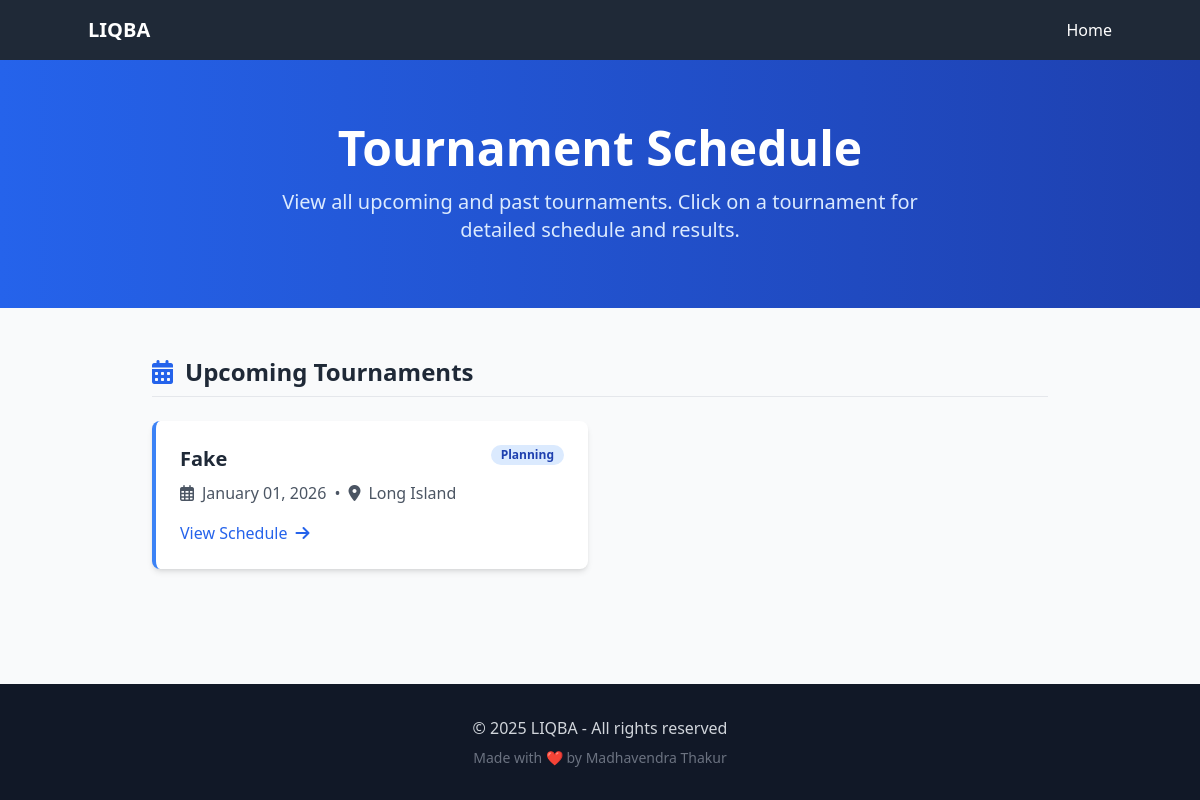
Before: /schedule/ with the older database file.
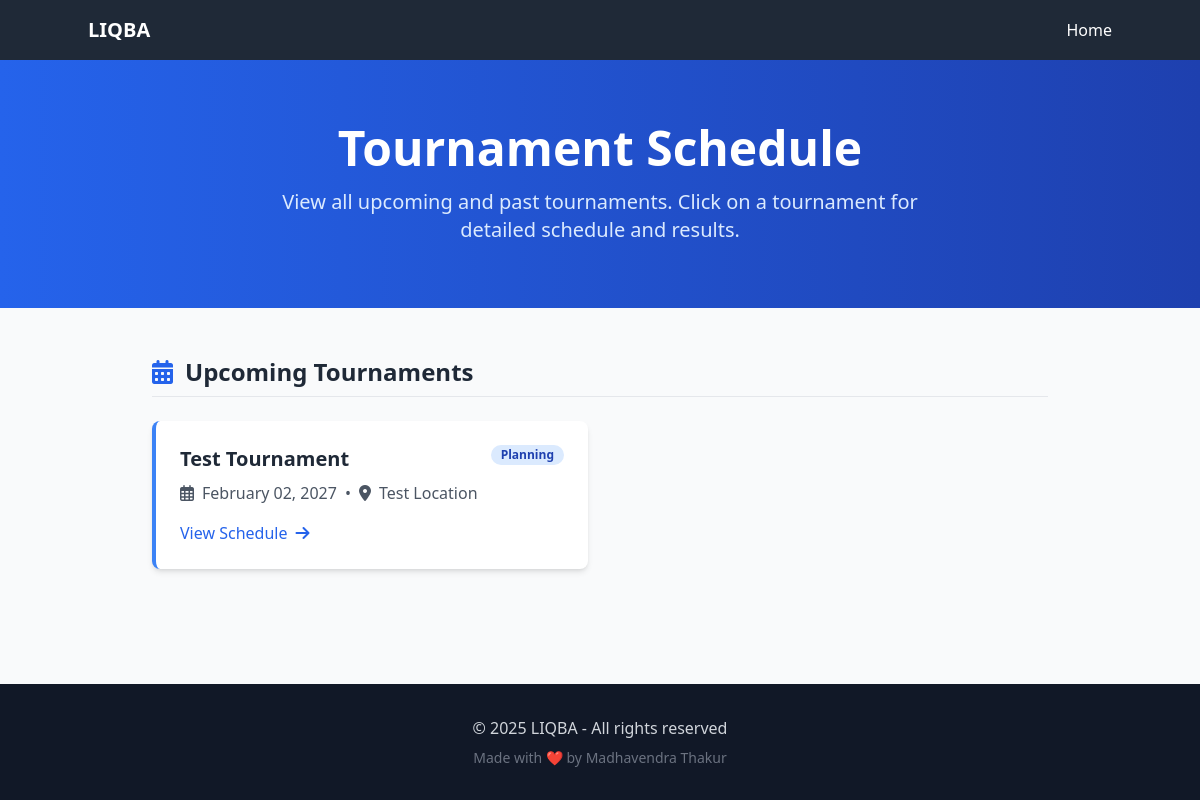
After: the same page with the newer database file.
### models/tournament.py (models this page shows, shortened)
class Tournament(db.Model):
    __tablename__ = 'tournament'
    id = db.Column(db.Integer, primary_key=True)
    name = db.Column(db.String(100), nullable=False)
    date = db.Column(db.Date, nullable=False)
    location = db.Column(db.String(100))
    password = db.Column(db.String(10), nullable=False)
    format_json = db.Column(db.Text, nullable=False, default='{}')  # JSON format with default value
    status = db.Column(db.String(20), default='planning')  # planning, registration, active, completed
    created_at = db.Column(db.DateTime, server_default=db.func.now())
    updated_at = db.Column(db.DateTime, server_default=db.func.now(), onupdate=db.func.now())
    games = db.relationship('Game', back_populates='tournament', lazy=True, cascade='all, delete-orphan')
    questions = db.relationship('Question', back_populates='tournament_rel', lazy=True, foreign_keys='Question.tournament_id')
    team_aliases = db.relationship('TeamAlias', back_populates='tournament', lazy=True, cascade='all, delete-orphan')
    room_aliases = db.relationship('RoomAlias', back_populates='tournament', lazy=True, cascade='all, delete-orphan')
    reader_assignments = db.relationship(
        'ReaderTournament',
        back_populates='tournament',
        cascade='all, delete-orphan',
        single_parent=True
    )
    readers = association_proxy(
        'reader_assignments', 'reader',
        creator=lambda r: ReaderTournament(reader=r)
    )
    @property
    def format(self):
        return json.loads(self.format_json)
    @format.setter
    def format(self, value):
        if isinstance(value, str):
            self.format_json = value
        else:
            self.format_json = json.dumps(value)

### controllers/public_controller.py (the view)
@public_bp.route('/schedule')
@public_bp.route('/schedule/')
def list_tournaments():
    now = datetime.now().date()
    all_tournaments = Tournament.query.order_by(Tournament.date.desc()).all()
    upcoming_tournaments = [t for t in all_tournaments if t.date >= now]
    past_tournaments = [t for t in all_tournaments if t.date < now]
    return render_template('tournaments_list.html',
                         upcoming_tournaments=upcoming_tournaments,
                         past_tournaments=past_tournaments,
                         now=datetime.now())

### templates/public/tournaments_list.html (shortened to what this page needs)
<!DOCTYPE html>
<html lang="en" class="h-full">
<head>
  <script src="https://cdn.tailwindcss.com"></script>
  <link rel="stylesheet" href="https://cdnjs.cloudflare.com/ajax/libs/font-awesome/6.0.0/css/all.min.css">
</head>
<body class="bg-gray-50 flex flex-col min-h-screen">
  <div id="page-container" class="flex flex-col min-h-screen">
    <div id="content-wrap" class="flex-grow">
  <nav class="bg-gray-800 text-white p-4 shadow-lg">
    <div class="container mx-auto flex justify-between items-center">
      <a href="{{ url_for('index') }}" class="text-xl font-bold hover:text-gray-300 transition">LIQBA</a>
      <div class="space-x-4">
        <a href="{{ url_for('index') }}" class="hover:underline">Home</a>
      </div>
    </div>
  </nav>
  <div class="bg-gradient-to-r from-blue-600 to-blue-800 text-white py-16">
    <div class="container mx-auto text-center px-4">
      <h1 class="text-4xl md:text-5xl font-bold mb-4">Tournament Schedule</h1>
      <p class="text-xl text-blue-100 max-w-2xl mx-auto">View all upcoming and past tournaments. Click on a tournament for detailed schedule and results.</p>
    </div>
  </div>
  <div class="container mx-auto px-4 py-12">
    <div class="max-w-4xl mx-auto">
      {% if upcoming_tournaments %}
      <section class="mb-16">
        <h2 class="text-2xl font-bold mb-6 text-gray-800 border-b pb-2 flex items-center">
          <i class="fas fa-calendar-alt text-blue-600 mr-3"></i>
          Upcoming Tournaments
        </h2>
        <div class="grid gap-6 md:grid-cols-2">
          {% for tournament in upcoming_tournaments %}
          <div class="bg-white rounded-lg shadow-md overflow-hidden border-l-4 border-blue-500 hover:shadow-lg transition-shadow">
            <div class="p-6">
              <div class="flex justify-between items-start mb-2">
                <h3 class="text-xl font-bold text-gray-800">{{ tournament.name }}</h3>
                <span class="bg-blue-100 text-blue-800 text-xs font-semibold px-2.5 py-0.5 rounded-full">
                  {{ tournament.status|title }}
                </span>
              </div>
              <div class="flex items-center text-gray-600 mb-4">
                <i class="far fa-calendar-alt mr-2"></i>
                <span>{{ tournament.date.strftime('%B %d, %Y') }}</span>
                {% if tournament.location %}
                <span class="mx-2">•</span>
                <i class="fas fa-map-marker-alt mr-2"></i>
                <span>{{ tournament.location }}</span>
                {% endif %}
              </div>
              <a href="{{ url_for('public.schedule_all', tournament_id=tournament.id) }}"
                 class="inline-flex items-center text-blue-600 hover:text-blue-800 font-medium">
                View Schedule
                <i class="fas fa-arrow-right ml-2"></i>
              </a>
            </div>
          </div>
          {% endfor %}
        </div>
      </section>
      {% endif %}
    </div>
  </div>
    </div>
    <footer class="bg-gray-900 text-gray-300 py-8 mt-auto">
      <div class="container mx-auto px-4 text-center">
        <p>© 2025 LIQBA - All rights reserved</p>
        <p class="text-sm text-gray-500 mt-2">Made with ❤️ by Madhavendra Thakur</p>
      </div>
    </footer>
  </div>
</body>
</html>

Changed rows visible on the page:
removed Tournament: name "Fake", status "Planning", date "January 01, 2026", location "Long Island"
added Tournament: name "Test Tournament", status "Planning", date "February 02, 2027", location "Test Location"
